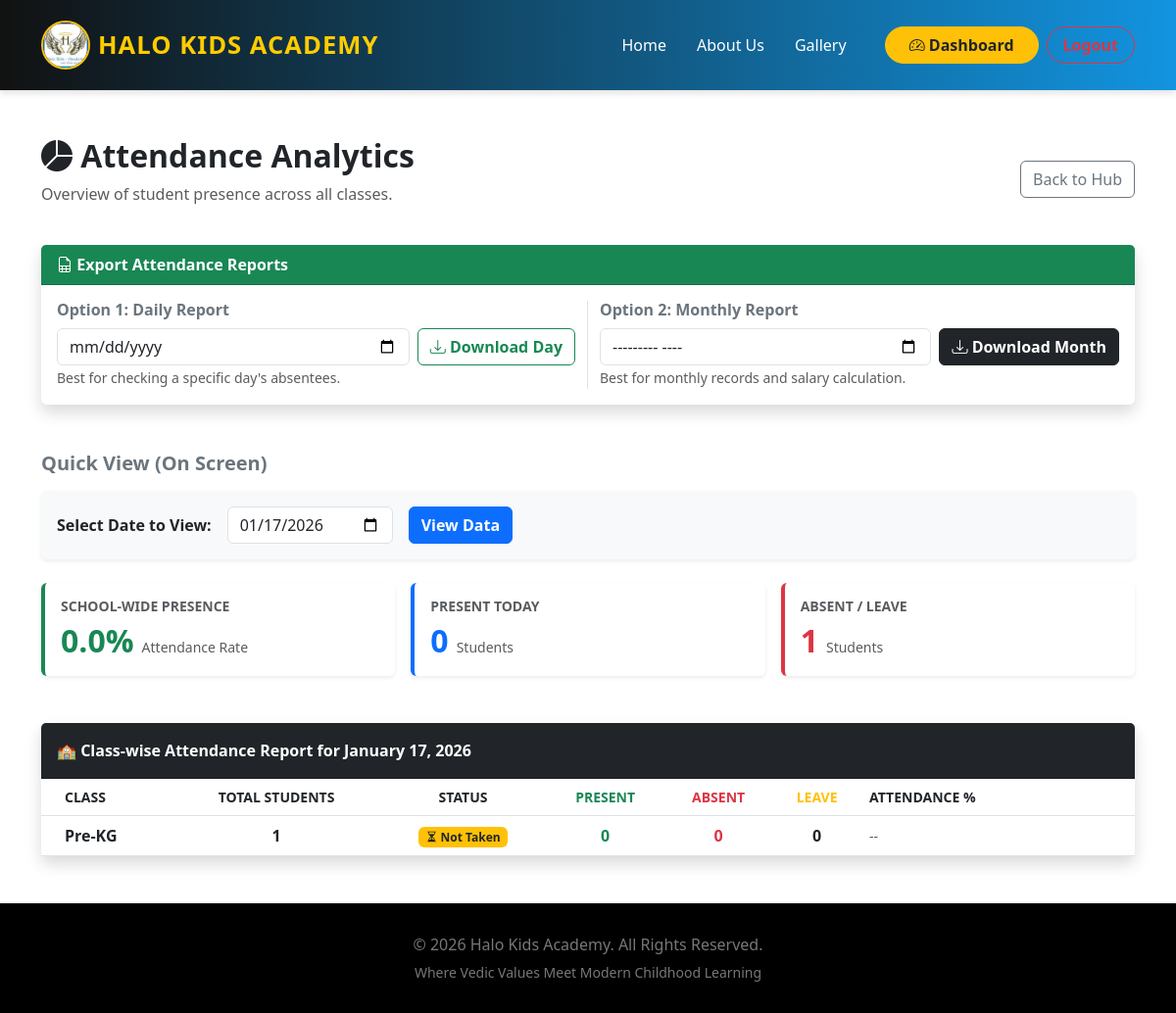
/analytics/attendance/ (signed in), run on the app's committed database.
### school/models.py (models this page shows, shortened)
class Student(models.Model):
    application_number = models.CharField(max_length=20, unique=True)
    student_name = models.CharField(max_length=100)
    gender = models.CharField(max_length=10, choices=[('Male', 'Male'), ('Female', 'Female')])
    dob = models.DateField()
    aadhar_number = models.CharField(max_length=20, null=True, blank=True)
    class_admitted = models.CharField(max_length=50)
    academic_year = models.CharField(max_length=20)
    father_name = models.CharField(max_length=100)
    father_phone = models.CharField(max_length=15)
    mother_name = models.CharField(max_length=100)
    mother_phone = models.CharField(max_length=15)
    address = models.TextField()
    username = models.CharField(max_length=100, null=True, blank=True) # Usually Mother's Phone
    password = models.CharField(max_length=100, null=True, blank=True) # Usually DOB (DDMMYYYY)

### school/views.py (the view)
# urls.py: path('analytics/attendance/', views.attendance_analytics, name='attendance_analytics'),
@login_required
def attendance_analytics(request):
    selected_date_str = request.GET.get('date')
    if selected_date_str:
        selected_date = datetime.strptime(selected_date_str, '%Y-%m-%d').date()
    else:
        selected_date = timezone.now().date()
    classes = Student.objects.values_list('class_admitted', flat=True).distinct()
    class_data = []
    total_school_students = 0
    total_present_count = 0
    for class_name in classes:
        students_in_class = Student.objects.filter(class_admitted=class_name)
        total_students = students_in_class.count()
        if total_students > 0:
            present = Attendance.objects.filter(student__in=students_in_class, date=selected_date, status='Present').count()
            absent = Attendance.objects.filter(student__in=students_in_class, date=selected_date, status='Absent').count()
            leave = Attendance.objects.filter(student__in=students_in_class, date=selected_date, status='Leave').count()
            records_exist = (present + absent + leave) > 0
            percentage = round((present / total_students) * 100, 1) if records_exist else 0
            total_school_students += total_students
            total_present_count += present
            class_data.append({
                'class_name': class_name,
                'total_students': total_students,
                'present': present,
                'absent': absent,
                'leave': leave,
                'percentage': percentage,
                'status': 'Taken' if records_exist else 'Pending'
            })
    school_percentage = round((total_present_count / total_school_students) * 100, 1) if total_school_students > 0 else 0
    context = {
        'selected_date': selected_date,
        'class_data': class_data,
        'school_percentage': school_percentage,
        'total_school_students': total_school_students,
        'present_today': total_present_count,
        'absent_today': total_school_students - total_present_count
    }
    return render(request, 'attendance_analytics.html', context)

### templates/attendance_analytics.html (shortened to what this page needs)
{% extends 'base.html' %}
{% block content %}
<div class="container py-5">
    <div class="d-flex justify-content-between align-items-center mb-4">
        <div>
            <h2 class="fw-bold text-dark"><i class="bi bi-pie-chart-fill"></i> Attendance Analytics</h2>
            <p class="text-muted">Overview of student presence across all classes.</p>
        </div>
        <a href="{% url 'super_dashboard' %}" class="btn btn-outline-secondary">Back to Hub</a>
    </div>
    <div class="card shadow border-0 mb-5">
        <div class="card-header bg-success text-white fw-bold">
            <i class="bi bi-file-earmark-spreadsheet"></i> Export Attendance Reports
        </div>
        <div class="card-body">
            <div class="row g-4">
                <div class="col-md-6 border-end">
                    <h6 class="fw-bold text-secondary">Option 1: Daily Report</h6>
                    <form action="{% url 'download_attendance_report' %}" method="GET" class="d-flex gap-2">
                        <input type="date" name="date" class="form-control" required>
                        <button type="submit" class="btn btn-outline-success fw-bold text-nowrap">
                            <i class="bi bi-download"></i> Download Day
                        </button>
                    </form>
                    <small class="text-muted">Best for checking a specific day's absentees.</small>
                </div>
                <div class="col-md-6">
                    <h6 class="fw-bold text-secondary">Option 2: Monthly Report</h6>
                    <form action="{% url 'download_attendance_report' %}" method="GET" class="d-flex gap-2">
                        <input type="month" name="month" class="form-control" required>
                        <button type="submit" class="btn btn-dark fw-bold text-nowrap">
                            <i class="bi bi-download"></i> Download Month
                        </button>
                    </form>
                    <small class="text-muted">Best for monthly records and salary calculation.</small>
                </div>
            </div>
        </div>
    </div>
    <h5 class="fw-bold text-secondary mb-3">Quick View (On Screen)</h5>
    <div class="card shadow-sm border-0 mb-4 bg-light">
        <div class="card-body">
            <form method="GET" class="d-flex align-items-center gap-3">
                <label class="fw-bold text-nowrap">Select Date to View:</label>
                <input type="date" name="date" class="form-control w-auto" value="{{ selected_date|date:'Y-m-d' }}">
                <button type="submit" class="btn btn-primary fw-bold">View Data</button>
            </form>
        </div>
    </div>
    <div class="row g-3 mb-5">
        <div class="col-md-4">
            <div class="card shadow-sm border-0 border-start border-4 border-success">
                <div class="card-body">
                    <h6 class="text-uppercase text-muted fw-bold small">School-wide Presence</h6>
                    <div class="d-flex align-items-baseline">
                        <h2 class="fw-bold text-success mb-0">{{ school_percentage }}%</h2>
                        <span class="ms-2 text-muted small">Attendance Rate</span>
                    </div>
                </div>
            </div>
        </div>
        <div class="col-md-4">
            <div class="card shadow-sm border-0 border-start border-4 border-primary">
                <div class="card-body">
                    <h6 class="text-uppercase text-muted fw-bold small">Present Today</h6>
                    <div class="d-flex align-items-baseline">
                        <h2 class="fw-bold text-primary mb-0">{{ present_today }}</h2>
                        <span class="ms-2 text-muted small">Students</span>
                    </div>
                </div>
            </div>
        </div>
        <div class="col-md-4">
            <div class="card shadow-sm border-0 border-start border-4 border-danger">
                <div class="card-body">
                    <h6 class="text-uppercase text-muted fw-bold small">Absent / Leave</h6>
                    <div class="d-flex align-items-baseline">
                        <h2 class="fw-bold text-danger mb-0">{{ absent_today }}</h2>
                        <span class="ms-2 text-muted small">Students</span>
                    </div>
                </div>
            </div>
        </div>
    </div>
    <div class="card shadow border-0">
        <div class="card-header bg-dark text-white fw-bold py-3">
            🏫 Class-wise Attendance Report for {{ selected_date|date:"F d, Y" }}
        </div>
        <div class="card-body p-0">
            <div class="table-responsive">
                <table class="table table-hover align-middle mb-0">
                    <thead class="bg-light text-secondary text-uppercase small">
                        <tr>
                            <th class="ps-4">Class</th>
                            <th class="text-center">Total Students</th>
                            <th class="text-center">Status</th>
                            <th class="text-center text-success">Present</th>
                            <th class="text-center text-danger">Absent</th>
                            <th class="text-center text-warning">Leave</th>
                            <th style="width: 25%;">Attendance %</th>
                        </tr>
                    </thead>
                    <tbody>
                        {% for row in class_data %}
                        <tr>
                            <td class="ps-4 fw-bold">{{ row.class_name }}</td>
                            <td class="text-center fw-bold">{{ row.total_students }}</td>
                            <td class="text-center">
                                {% if row.status == 'Pending' %}
                                    <span class="badge bg-warning text-dark"><i class="bi bi-hourglass-split"></i> Not Taken</span>
                                {% else %}
                                    <span class="badge bg-success"><i class="bi bi-check-circle"></i> Completed</span>
                                {% endif %}
                            </td>
                            <td class="text-center fw-bold text-success">{{ row.present }}</td>
                            <td class="text-center fw-bold text-danger">{{ row.absent }}</td>
                            <td class="text-center fw-bold text-dark">{{ row.leave }}</td>
                            <td>
                                {% if row.status == 'Taken' %}
                                    <div class="d-flex align-items-center">
                                        <span class="me-2 fw-bold small">{{ row.percentage }}%</span>
                                        <div class="progress flex-grow-1" style="height: 8px;">
                                            <div class="progress-bar
                                                {% if row.percentage >= 90 %}bg-success
                                                {% elif row.percentage >= 75 %}bg-info
                                                {% else %}bg-danger{% endif %}"
                                                role="progressbar"
                                                style="width: {{ row.percentage }}%;">
                                            </div>
                                        </div>
                                    </div>
                                {% else %}
                                    <span class="text-muted small">--</span>
                                {% endif %}
                            </td>
                        </tr>
                        {% empty %}
                        <tr>
                            <td colspan="7" class="text-center py-5 text-muted">
                                No classes found. Please register students first.
                            </td>
                        </tr>
                        {% endfor %}
                    </tbody>
                </table>
            </div>
        </div>
    </div>
</div>
{% endblock %}

### templates/base.html (style rules this page uses)
html, body { overflow-x: hidden; width: 100%; }

### data on the page
Student: class_name "Pre-KG", total_students "1", present "0", absent "0", leave "0"

### other printed values
{{ school_percentage }} "0.0"
{{ present_today }} "0"
{{ absent_today }} "1"
